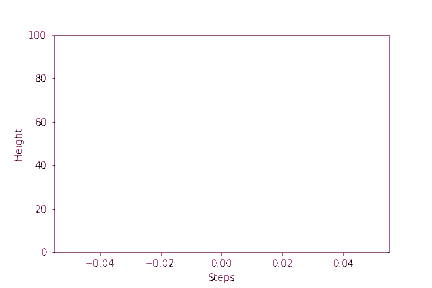
#> input picture notebooks/myfirstAnimation.gif, 432 x 288 px
$ jupyter execute --allow-errors moviepy_experimentation.ipynb
#> lines starting #> are read from the running program, lines starting #| are printed output that depends on the picture
[cell 1]
from moviepy.editor import *

#> (a cell that did not finish here is left out)

#> (a cell that did not finish here is left out)

#> (a cell that did not finish here is left out)

#> (a cell that did not finish here is left out)

#> (a cell that did not finish here is left out)

#> (a cell that did not finish here is left out)

#> (a cell that did not finish here is left out)

### Conversion to transparent background

[cell 9]
from PIL import Image, ImageSequence
import numpy as np

im = Image.open("myfirstAnimation.gif")
#> im is the input picture: PIL image 432x288 P; mean R, G, B, A 2.1, 252.6, 1.8, 3.6

frames = []
# Each frame can have its own palette in a GIF, so we need to store
# them individually
fpalettes = []
transparency = im.info['transparency']
#> transparency = 7

for frame in ImageSequence.Iterator(im):
    frames.append(np.array(frame))
    fpalettes.append(frame.getpalette())
#> after the loop, fpalettes = 247 items; frames = 247 items

# ... Do something with the frames

images = []

#> (the rest of this cell did not finish here and is left out)

[cell 10]
def white_to_transparency(img):
    x = np.asarray(img.convert('RGBA')).copy()

    x[:, :, 3] = (255 * (x[:, :, :3] != 255).any(axis=2)).astype(np.uint8)
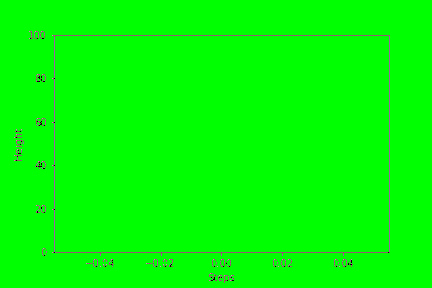
#> x: shape (288, 432, 4); mean R, G, B, A 2.1, 252.6, 1.8, 255

    return Image.fromarray(x)
